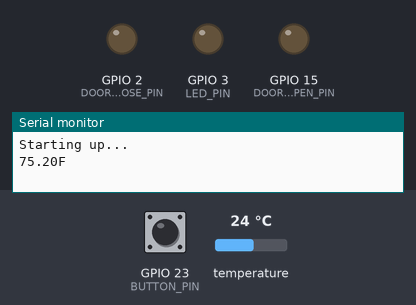
The program below on a simulated ESP32. Parts: output pins drawn as LEDs (lit = HIGH), the last lines printed to the serial monitor. Dashed ring = blinking. The inputs (shaded band) are chosen by the test bench; at power-on: GPIO 23 (BUTTON_PIN) HIGH, temperature 24 °C.

Above: at 1.5 s.
1.6 s: GPIO 23 (BUTTON_PIN) pulled LOW for 0.15 s
At 2.75 s:
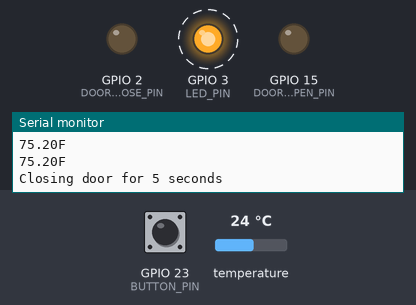
5.1 s: temperature set to 28 °C
At 7.2 s:
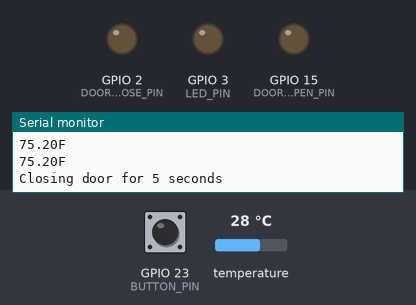
7.4 s: GPIO 23 (BUTTON_PIN) pulled LOW for 1 s
At 7.8 s:
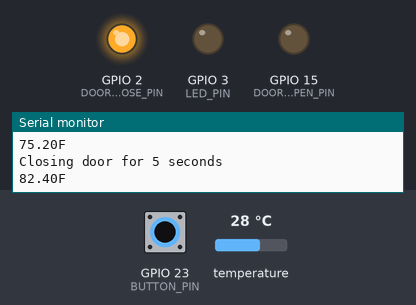
11.3 s: GPIO 23 (BUTTON_PIN) pulled LOW for 0.15 s
At 11.4 s:
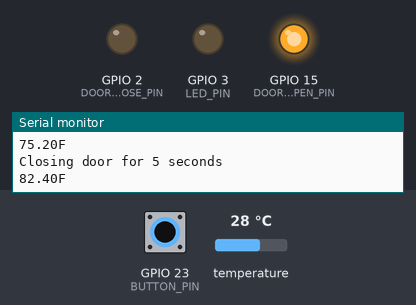
Timing chart, 0 to 15.8 s (numbered marks = the images above; inputs shaded):
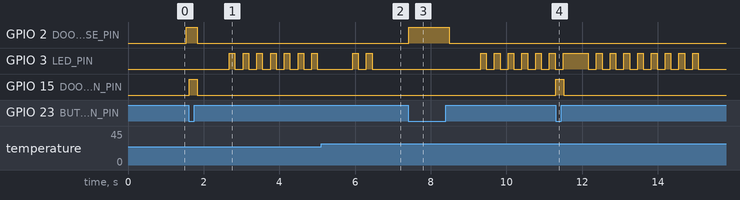

The program:

main.cpp
```cpp
#include <Arduino.h>
#include <OneWire.h>
#include <DallasTemperature.h>
#include <cmath>

#define ONE_WIRE_BUS 4
#define BUTTON_PIN 23
#define LED_PIN 3
#define DOOR_OPEN_PIN 15
#define DOOR_CLOSE_PIN 2
#define DOOR_OPEN_TEMP 90
#define DOOR_CLOSE_TEMP 80

void evaluateLed();
void evaluateTemp();
void evaluateDoorMotors();
void evaluateSleep();

// Setup a oneWire instance to communicate with any OneWire devices
OneWire oneWire(ONE_WIRE_BUS);

uint8_t tempBlinkMode = 0; // 0 = off, 1 = hundreds, 2 = tens, 3 = ones
uint8_t tempBlinkHundredsIdx = 0;
uint8_t tempBlinkTensIdx = 0;
uint8_t tempBlinkOnesIdx = 0;

unsigned long blinkOffMillis = ULONG_MAX;
unsigned long blinkOnMillis = ULONG_MAX;
unsigned long evaluateTempMillis = 0;
unsigned long evaluateMotorMillis = 0;
unsigned long motorOffMillis = ULONG_MAX;
unsigned long buttonDebounceMillis = 0;
unsigned long sleepAtMillis = ULONG_MAX;

uint8_t nextMotorDirection = DOOR_OPEN_PIN;

// Pass our oneWire reference to Dallas Temperature sensor
DallasTemperature sensors(&oneWire);

void setup()
{
  Serial.begin(115200);
  Serial.println("Starting up...");

  esp_sleep_enable_timer_wakeup(180 * 1000 * 1000); // sleep for 180 seconds
  sleepAtMillis = millis() + (10 * 1000);           // start sleeping 10 seconds from now

  sensors.begin();

  pinMode(BUTTON_PIN, INPUT_PULLUP);

  pinMode(LED_PIN, OUTPUT);
  pinMode(DOOR_OPEN_PIN, OUTPUT);
  pinMode(DOOR_CLOSE_PIN, OUTPUT);

  digitalWrite(LED_PIN, LOW);
  digitalWrite(DOOR_CLOSE_PIN, LOW);
  digitalWrite(DOOR_OPEN_PIN, LOW);
}

void loop()
{
  evaluateLed();
  evaluateTemp();
  evaluateDoorMotors();
  evaluateSleep();
}

void evaluateLed()
{
  bool tempBlinkNext = false;
  if (digitalRead(BUTTON_PIN) == LOW)
  {
    tempBlinkMode = 1;
    tempBlinkHundredsIdx = 0;
    tempBlinkTensIdx = 0;
    tempBlinkOnesIdx = 0;
    tempBlinkNext = true;
  }

  if (blinkOnMillis < millis())
  {
    digitalWrite(LED_PIN, HIGH);
    blinkOnMillis = ULONG_MAX;
  }
  if (blinkOffMillis < millis())
  {
    digitalWrite(LED_PIN, LOW);
    blinkOffMillis = ULONG_MAX;
    tempBlinkNext = tempBlinkMode != 0;
  }

  if (tempBlinkNext)
  {
    if (tempBlinkMode == 1)
    {
      uint8_t hundreds = ((int)sensors.getTempFByIndex(0)) / 100;
      if (tempBlinkHundredsIdx < hundreds)
      {
        blinkOnMillis = millis() + 200;
        blinkOffMillis = millis() + 350;
        tempBlinkHundredsIdx++;
      }
      else
      {
        tempBlinkMode = 2;
        blinkOffMillis = millis() + 700;
      }
    }
    else if (tempBlinkMode == 2)
    {
      uint8_t tens = (((int)sensors.getTempFByIndex(0)) % 100) / 10;
      if (tempBlinkTensIdx < tens)
      {
        blinkOnMillis = millis() + 200;
        blinkOffMillis = millis() + 350;
        tempBlinkTensIdx++;
      }
      else
      {
        tempBlinkMode = 3;
        blinkOffMillis = millis() + 700;
      }
    }
    else if (tempBlinkMode == 3)
    {
      uint8_t ones = ((int)sensors.getTempFByIndex(0)) % 10;
      if (tempBlinkOnesIdx < ones)
      {
        blinkOnMillis = millis() + 200;
        blinkOffMillis = millis() + 350;
        tempBlinkOnesIdx++;
      }
      else
      {
        tempBlinkMode = 0;
      }
    }
  }
}

void evaluateTemp()
{
  if (evaluateTempMillis < millis() && tempBlinkMode == 0)
  {
    sensors.requestTemperatures();
    float temperatureF = sensors.getTempFByIndex(0);
    Serial.print(temperatureF);
    Serial.println("F");
    evaluateTempMillis = millis() + 1000;
  }
}

void evaluateDoorMotors()
{
  // Prevent button bounce glitches
  if (buttonDebounceMillis > millis())
  {
    return;
  }
  else
  {
    // Prevent glitches when millis() overflows
    buttonDebounceMillis = 0;
  }

  // Button is pressed.  Turn on the motor.
  if (digitalRead(BUTTON_PIN) == LOW)
  {
    digitalWrite(nextMotorDirection, HIGH);
    motorOffMillis = millis() + 100;
    buttonDebounceMillis = millis() + 50;
  }

  // Button is not pressed and it's time to turn off the motor
  if (digitalRead(BUTTON_PIN) == HIGH && motorOffMillis < millis())
  {
    // Turn the motor off and switch directions for next time
    digitalWrite(DOOR_OPEN_PIN, LOW);
    digitalWrite(DOOR_CLOSE_PIN, LOW);
    motorOffMillis = ULONG_MAX;
    nextMotorDirection = (nextMotorDirection == DOOR_OPEN_PIN) ? DOOR_CLOSE_PIN : DOOR_OPEN_PIN;
  }

  if (evaluateMotorMillis < millis())
  {
    sensors.requestTemperatures();
    float temperatureF = sensors.getTempFByIndex(0);
    Serial.print(temperatureF);
    Serial.println("F");
    if (temperatureF > DOOR_OPEN_TEMP)
    {
      Serial.println("Opening door for 5 seconds");
      digitalWrite(DOOR_OPEN_PIN, HIGH);
      motorOffMillis = millis() + 5000;
      sleepAtMillis += 8000;
    }
    if (temperatureF < DOOR_CLOSE_TEMP)
    {
      Serial.println("Closing door for 5 seconds");
      digitalWrite(DOOR_CLOSE_PIN, HIGH);
      motorOffMillis = millis() + 5000;
      sleepAtMillis += 8000;
    }
    evaluateMotorMillis = millis() + 60000;
  }
}

void evaluateSleep()
{
  if (sleepAtMillis < millis())
  {
    Serial.println("Going to sleep...");
    esp_deep_sleep_start();
  }
}
```

Measured:
- after the input at 1.6 s, GPIO 2 (DOOR_CLOSE_PIN): HIGH → LOW after 0.23 s; GPIO 3 (LED_PIN): alternates HIGH for 0.15 s and LOW for 0.21 s, starting after 1.1 s; GPIO 15 (DOOR_OPEN_PIN): LOW → HIGH at once, → LOW 0.21 s later
- after the input at 5.1 s, GPIO 3 (LED_PIN): goes on until 6.4 s, then stays LOW
- after the input at 7.4 s, GPIO 2 (DOOR_CLOSE_PIN): LOW → HIGH at once, → LOW 1.1 s later; GPIO 3 (LED_PIN): alternates HIGH for 0.15 s and LOW for 0.21 s, starting after 1.9 s
- after the input at 11.3 s, GPIO 15 (DOOR_OPEN_PIN): LOW → HIGH at once, → LOW 0.21 s later
